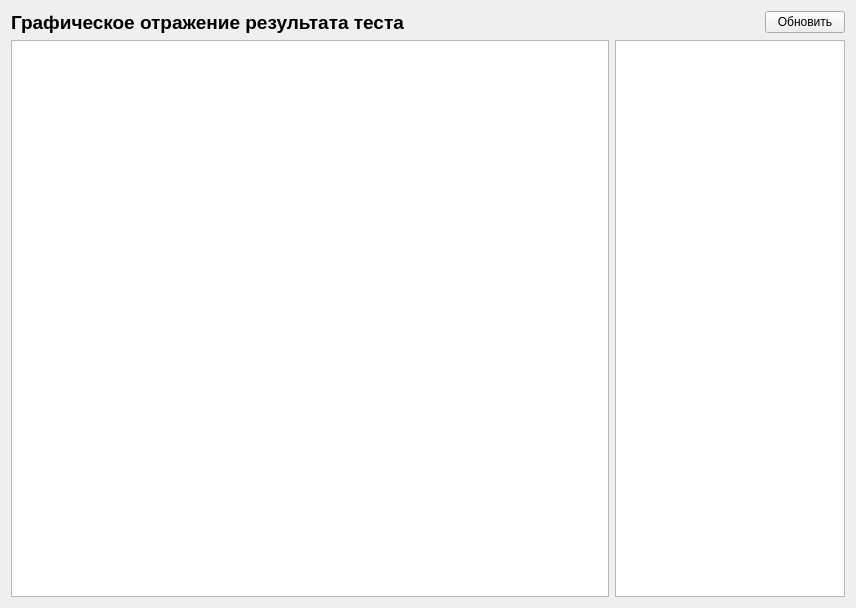
<?xml version="1.0" encoding="UTF-8"?>
<ui version="4.0">
 <class>GrafikzDraw</class>
 <widget class="QWidget" name="GrafikzDraw">
  <property name="geometry">
   <rect>
    <x>0</x>
    <y>0</y>
    <width>856</width>
    <height>608</height>
   </rect>
  </property>
  <property name="windowTitle">
   <string>График результатов</string>
  </property>
  <layout class="QVBoxLayout" name="verticalLayout">
   <item>
    <layout class="QHBoxLayout" name="horizontalLayout">
     <item>
      <widget class="QLabel" name="label">
       <property name="text">
        <string>&lt;html&gt;&lt;head/&gt;&lt;body&gt;&lt;p&gt;&lt;span style=&quot; font-size:14pt; font-weight:600;&quot;&gt;Графическое отражение результата теста&lt;/span&gt;&lt;/p&gt;&lt;/body&gt;&lt;/html&gt;</string>
       </property>
      </widget>
     </item>
     <item>
      <spacer name="horizontalSpacer">
       <property name="orientation">
        <enum>Qt::Horizontal</enum>
       </property>
       <property name="sizeHint" stdset="0">
        <size>
         <width>40</width>
         <height>20</height>
        </size>
       </property>
      </spacer>
     </item>
     <item>
      <widget class="QPushButton" name="pushButton_2">
       <property name="text">
        <string>Обновить</string>
       </property>
      </widget>
     </item>
    </layout>
   </item>
   <item>
    <layout class="QHBoxLayout" name="horizontalLayout_2">
     <item>
      <widget class="QGraphicsView" name="graphicsView"/>
     </item>
     <item>
      <widget class="QListWidget" name="listWidget">
       <property name="maximumSize">
        <size>
         <width>230</width>
         <height>16777214</height>
        </size>
       </property>
      </widget>
     </item>
    </layout>
   </item>
  </layout>
 </widget>
 <resources/>
 <connections/>
</ui>
